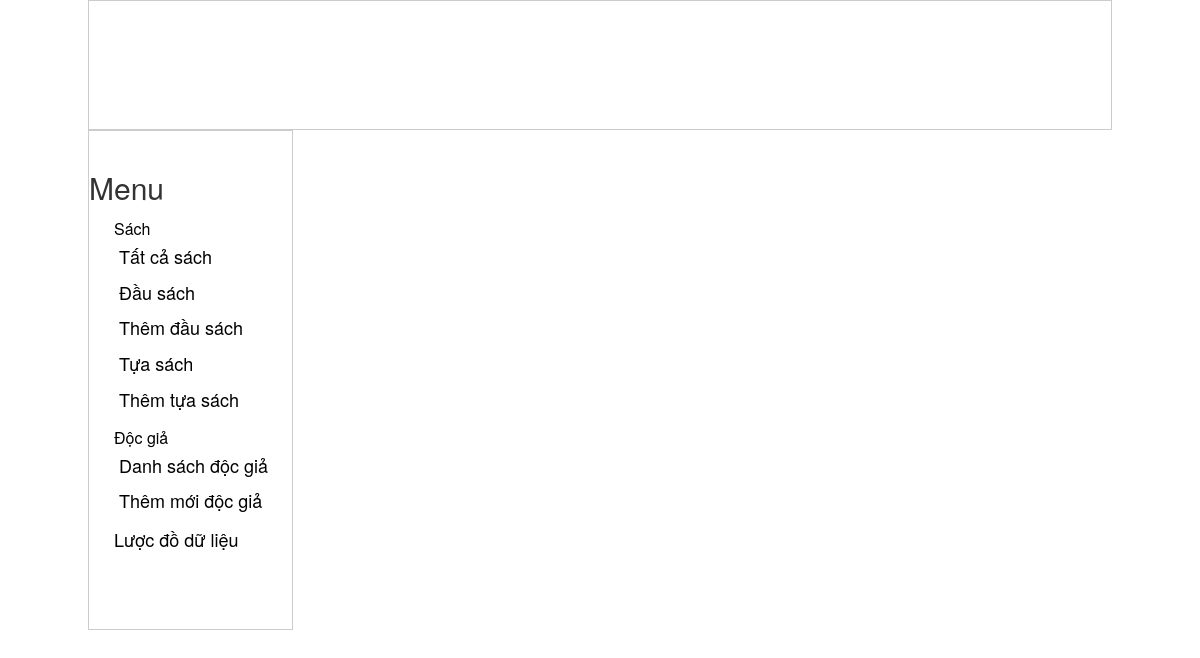
Page /index.php?act=list_docgia on the earlier database version.
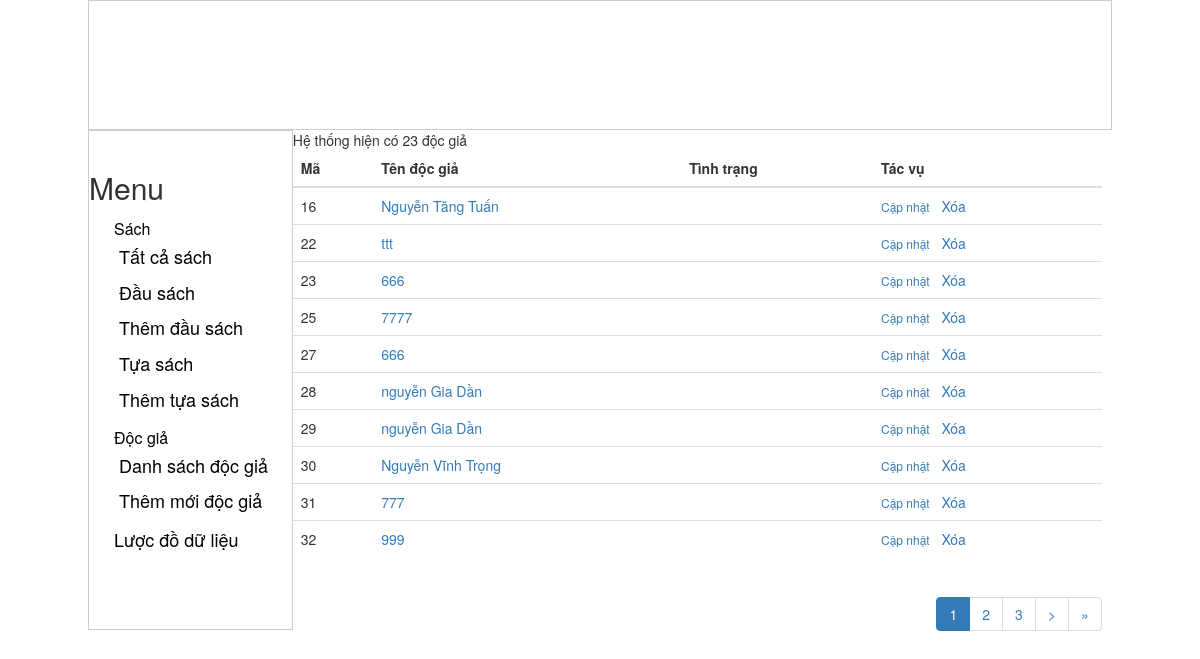
Same page on the later database version.
### tables this page shows
CREATE TABLE `docgia` (
  `ma_docgia` int(11) NOT NULL,
  `ho` varchar(155) NOT NULL,
  `hoten` varchar(255) NOT NULL,
  `tenlot` varchar(155) NOT NULL,
  `ten` varchar(155) NOT NULL,
  `ngaysinh` datetime NOT NULL
);

### inc/class_doc_gia.php (called while the page is built, shortened)
<?php
Class DocGia{
	public static function danhSachDocGia($select_all = 0, $posts_per_age = 10, $current_page = 1) {
		global $conn;
		if($select_all){
			$sql ="SELECT * FROM docgia";
			$result = $conn->query($sql);
			if ($result->num_rows > 0) {
				return $result;
			}
			return 0;
		} else {
			$offset = $posts_per_age * ($current_page - 1);
			$sql ="SELECT * FROM docgia LIMIT {$posts_per_age} OFFSET {$offset}";
			$result = $conn->query($sql);
			if ($result->num_rows > 0) {
				return $result;
			}
			return 0;
		}
	}
}

### module/list_docgia.php (the view, shortened to what this page needs)
<?php
$total = DocGia::danhSachDocGia($select_all = 1);
if( !empty($total) ){
	$url = 'index.php?act=list_docgia&';
	$total_record = $total->num_rows;
    $current_page = isset($_GET['page']) ? $_GET['page'] : 1;
    $posts_per_page = 10;
    $max_page = ceil($total_record/$posts_per_page);
	$result = DocGia::danhSachDocGia($select_all = 0, $posts_per_page, $current_page );
    echo "Hệ thống hiện có {$total_record} độc giả";
	echo '<table class="table ">';
	echo '<thead><tr><th> Mã</th> <th> Tên độc giả </th><th> Tình trạng </td> <th> Tác vụ </th> </tr></thead>';
	echo ' <tbody>';
	while( $row = $result->fetch_assoc() ) {
		$ma_docgia 	= $row['ma_docgia'];
        $hoten      = $row['hoten'];
		$tinhtrang 	= '';
		echo '<tr>';
        echo "<td> " . $ma_docgia. " </td><td> <a class='' href= 'index.php?act=chi_tiet_docgia&id=".$ma_docgia."'> " . $hoten. "</a> </td><td>". $tinhtrang. "</td>";
        echo "<td><a  class='action'  href='index.php?act=chi_tiet_docgia&id=".$ma_docgia."'>Cập nhật</a> &nbsp; <a href='{$url}page={$current_page}&del={$ma_docgia}' onclick ='return remove_tua_sach()'> Xóa</a>  ";
        echo '</tr>';
    }
    echo '</tbody>';
    echo '</table>';
    echo paginate( $posts_per_page, $current_page, $total_record,  $max_page, $url );
}

### inc/main.php (shortened to what this page needs)
			<?php
	require('class_doc_gia.php');
	function paginate($item_per_page, $current_page, $total_records, $total_pages, $page_url){
    $pagination = '';
    if($total_pages > 0 && $total_pages != 1 && $current_page <= $total_pages){
        $pagination .= '<ul class="pagination paging">';
        $right_links    = $current_page + 3;
        $first_link     = true;
        if($first_link){
            $pagination .= '<li class="first active"><span>'.$current_page.'</span></li>';
        }elseif($current_page == $total_pages){
            $pagination .= '<li class="last active"><span>'.$current_page.'</span></li>';
        }else{
            $pagination .= '<li class="active"><span>'.$current_page.'</span></li>';
        }
        for($i = $current_page+1; $i < $right_links ; $i++){
            if($i<=$total_pages){
                $pagination .= '<li><a href="'.$page_url.'&page='.$i.'">'.$i.'</a></li>';
            }
        }
        if($current_page < $total_pages){
                $next_link = ($i > $total_pages)? $total_pages : $i;
                $pagination .= '<li><a href="'.$page_url.'&page='.$next_link.'" >&gt;</a></li>';
                $pagination .= '<li class="last"><a href="'.$page_url.'&page='.$total_pages.'" title="Last">&raquo;</a></li>';
        }
        $pagination .= '</ul>';
    }
    return $pagination;
}

Differences in the rows shown:
added docgia: ma_docgia "16", hoten "Nguyễn Tăng Tuấn"
added docgia: ma_docgia "22", hoten "ttt"
added docgia: ma_docgia "23", hoten "666"
added docgia: ma_docgia "25", hoten "7777"
added docgia: ma_docgia "27", hoten "666"
added docgia: ma_docgia "28", hoten "nguyễn Gia Dần"
added docgia: ma_docgia "29", hoten "nguyễn Gia Dần"
added docgia: ma_docgia "30", hoten "Nguyễn Vĩnh Trọng"
added docgia: ma_docgia "31", hoten "777"
added docgia: ma_docgia "32", hoten "999"
Other differences:
$total_record: (not shown) → "23"
$current_page: (not shown) → "1"
text now shown: "Hệ thống hiện có độc giả Mã Tên độc giả Tình trạng Tác vụ > »"
new list line: "2"
new list line: "3"
